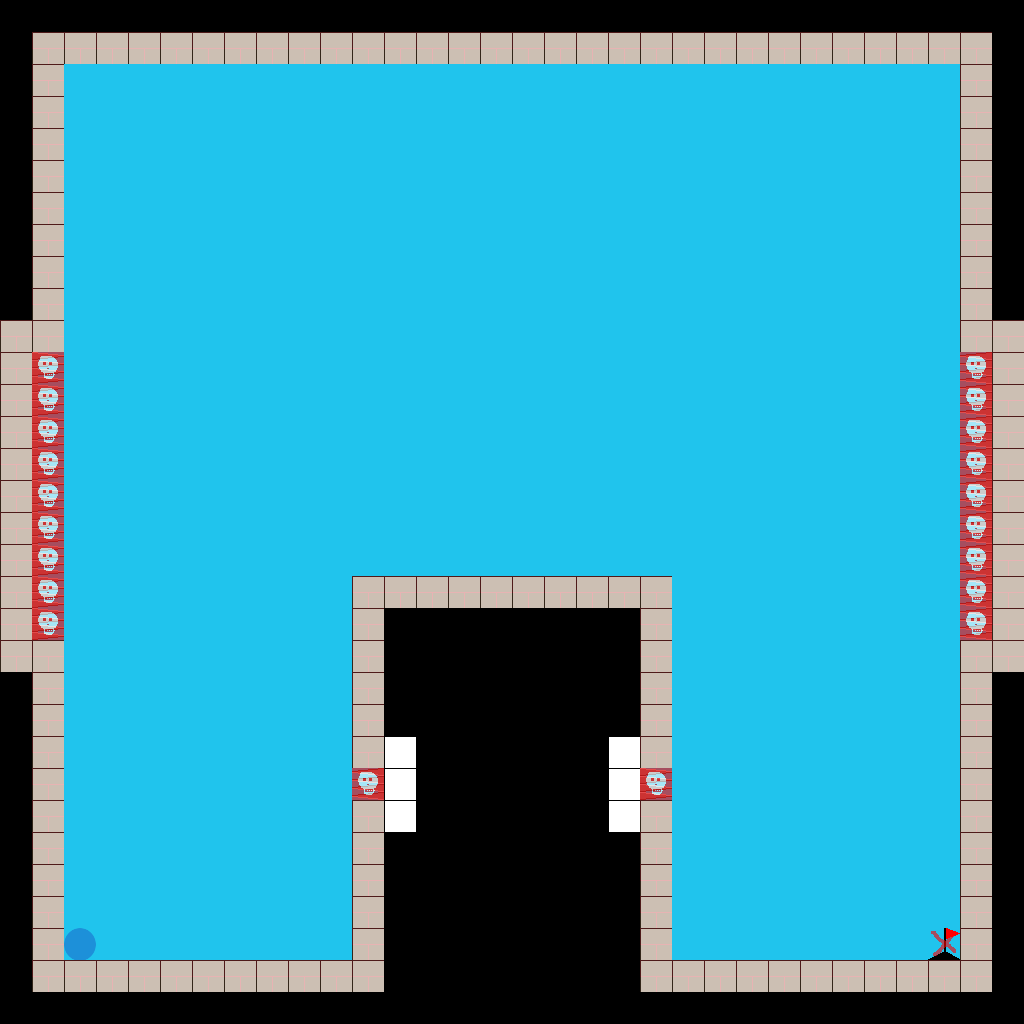

Tiled map render using the project's own tile images. Description and the whole map definition, tile-layer contents included, below:
An orthogonal 32x32 tile map with 32x32 px tiles, 2 tile layers (mapa, geometria).

<map version="1.0" orientation="orthogonal" width="32" height="32" tilewidth="32" tileheight="32">
 <tileset firstgid="1" name="tileset" tilewidth="32" tileheight="32">
  <image source="../gfx/tileset.png" width="256" height="256" />
 </tileset>
 <layer name="mapa" width="32" height="32">
  <data encoding="csv">
0,0,0,0,0,0,0,0,0,0,0,0,0,0,0,0,0,0,0,0,0,0,0,0,0,0,0,0,0,0,0,0,
0,2,2,2,2,2,2,2,2,2,2,2,2,2,2,2,2,2,2,2,2,2,2,2,2,2,2,2,2,2,2,0,
0,2,1,1,1,1,1,1,1,1,1,1,1,1,1,1,1,1,1,1,1,1,1,1,1,1,1,1,1,1,2,0,
0,2,1,1,1,1,1,1,1,1,1,1,1,1,1,1,1,1,1,1,1,1,1,1,1,1,1,1,1,1,2,0,
0,2,1,1,1,1,1,1,1,1,1,1,1,1,1,1,1,1,1,1,1,1,1,1,1,1,1,1,1,1,2,0,
0,2,1,1,1,1,1,1,1,1,1,1,1,1,1,1,1,1,1,1,1,1,1,1,1,1,1,1,1,1,2,0,
0,2,1,1,1,1,1,1,1,1,1,1,1,1,1,1,1,1,1,1,1,1,1,1,1,1,1,1,1,1,2,0,
0,2,1,1,1,1,1,1,1,1,1,1,1,1,1,1,1,1,1,1,1,1,1,1,1,1,1,1,1,1,2,0,
0,2,1,1,1,1,1,1,1,1,1,1,1,1,1,1,1,1,1,1,1,1,1,1,1,1,1,1,1,1,2,0,
0,2,1,1,1,1,1,1,1,1,1,1,1,1,1,1,1,1,1,1,1,1,1,1,1,1,1,1,1,1,2,0,
2,2,1,1,1,1,1,1,1,1,1,1,1,1,1,1,1,1,1,1,1,1,1,1,1,1,1,1,1,1,2,2,
2,8,1,1,1,1,1,1,1,1,1,1,1,1,1,1,1,1,1,1,1,1,1,1,1,1,1,1,1,1,10,2,
2,8,1,1,1,1,1,1,1,1,1,1,1,1,1,1,1,1,1,1,1,1,1,1,1,1,1,1,1,1,10,2,
2,8,1,1,1,1,1,1,1,1,1,1,1,1,1,1,1,1,1,1,1,1,1,1,1,1,1,1,1,1,10,2,
2,8,1,1,1,1,1,1,1,1,1,1,1,1,1,1,1,1,1,1,1,1,1,1,1,1,1,1,1,1,10,2,
2,8,1,1,1,1,1,1,1,1,1,1,1,1,1,1,1,1,1,1,1,1,1,1,1,1,1,1,1,1,10,2,
2,8,1,1,1,1,1,1,1,1,1,1,1,1,1,1,1,1,1,1,1,1,1,1,1,1,1,1,1,1,10,2,
2,8,1,1,1,1,1,1,1,1,1,1,1,1,1,1,1,1,1,1,1,1,1,1,1,1,1,1,1,1,10,2,
2,8,1,1,1,1,1,1,1,1,1,2,2,2,2,2,2,2,2,2,2,1,1,1,1,1,1,1,1,1,10,2,
2,8,1,1,1,1,1,1,1,1,1,2,0,0,0,0,0,0,0,0,2,1,1,1,1,1,1,1,1,1,10,2,
2,2,1,1,1,1,1,1,1,1,1,2,0,0,0,0,0,0,0,0,2,1,1,1,1,1,1,1,1,1,2,2,
0,2,1,1,1,1,1,1,1,1,1,2,0,0,0,0,0,0,0,0,2,1,1,1,1,1,1,1,1,1,2,0,
0,2,1,1,1,1,1,1,1,1,1,2,0,0,0,0,0,0,0,0,2,1,1,1,1,1,1,1,1,1,2,0,
0,2,1,1,1,1,1,1,1,1,1,2,34,0,0,0,0,0,0,34,2,1,1,1,1,1,1,1,1,1,2,0,
0,2,1,1,1,1,1,1,1,1,1,10,34,0,0,0,0,0,0,34,8,1,1,1,1,1,1,1,1,1,2,0,
0,2,1,1,1,1,1,1,1,1,1,2,34,0,0,0,0,0,0,34,2,1,1,1,1,1,1,1,1,1,2,0,
0,2,1,1,1,1,1,1,1,1,1,2,0,0,0,0,0,0,0,0,2,1,1,1,1,1,1,1,1,1,2,0,
0,2,1,1,1,1,1,1,1,1,1,2,0,0,0,0,0,0,0,0,2,1,1,1,1,1,1,1,1,1,2,0,
0,2,1,1,1,1,1,1,1,1,1,2,0,0,0,0,0,0,0,0,2,1,1,1,1,1,1,1,1,1,2,0,
0,2,1,1,1,1,1,1,1,1,1,2,0,0,0,0,0,0,0,0,2,1,1,1,1,1,1,1,1,3,2,0,
0,2,2,2,2,2,2,2,2,2,2,2,0,0,0,0,0,0,0,0,2,2,2,2,2,2,2,2,2,2,2,0,
0,0,0,0,0,0,0,0,0,0,0,0,0,0,0,0,0,0,0,0,0,0,0,0,0,0,0,0,0,0,0,0
</data>
 </layer>
 <layer name="geometria" width="32" height="32" opacity="0.6">
  <data encoding="csv">
0,0,0,0,0,0,0,0,0,0,0,0,0,0,0,0,0,0,0,0,0,0,0,0,0,0,0,0,0,0,0,0,
0,34,34,34,34,34,34,34,34,34,34,34,34,34,34,34,34,34,34,34,34,34,34,34,34,34,34,34,34,34,34,0,
0,34,0,0,0,0,0,0,0,0,0,0,0,0,0,0,0,0,0,0,0,0,0,0,0,0,0,0,0,0,34,0,
0,34,0,0,0,0,0,0,0,0,0,0,0,0,0,0,0,0,0,0,0,0,0,0,0,0,0,0,0,0,34,0,
0,34,0,0,0,0,0,0,0,0,0,0,0,0,0,0,0,0,0,0,0,0,0,0,0,0,0,0,0,0,34,0,
0,34,0,0,0,0,0,0,0,0,0,0,0,0,0,0,0,0,0,0,0,0,0,0,0,0,0,0,0,0,34,0,
0,34,0,0,0,0,0,0,0,0,0,0,0,0,0,0,0,0,0,0,0,0,0,0,0,0,0,0,0,0,34,0,
0,34,0,0,0,0,0,0,0,0,0,0,0,0,0,0,0,0,0,0,0,0,0,0,0,0,0,0,0,0,34,0,
0,34,0,0,0,0,0,0,0,0,0,0,0,0,0,0,0,0,0,0,0,0,0,0,0,0,0,0,0,0,34,0,
0,34,0,0,0,0,0,0,0,0,0,0,0,0,0,0,0,0,0,0,0,0,0,0,0,0,0,0,0,0,34,0,
34,34,0,0,0,0,0,0,0,0,0,0,0,0,0,0,0,0,0,0,0,0,0,0,0,0,0,0,0,0,34,34,
34,36,0,0,0,0,0,0,0,0,0,0,0,0,0,0,0,0,0,0,0,0,0,0,0,0,0,0,0,0,36,34,
34,36,0,0,0,0,0,0,0,0,0,0,0,0,0,0,0,0,0,0,0,0,0,0,0,0,0,0,0,0,36,34,
34,36,0,0,0,0,0,0,0,0,0,0,0,0,0,0,0,0,0,0,0,0,0,0,0,0,0,0,0,0,36,34,
34,36,0,0,0,0,0,0,0,0,0,0,0,0,0,0,0,0,0,0,0,0,0,0,0,0,0,0,0,0,36,34,
34,36,0,0,0,0,0,0,0,0,0,0,0,0,0,0,0,0,0,0,0,0,0,0,0,0,0,0,0,0,36,34,
34,36,0,0,0,0,0,0,0,0,0,0,0,0,0,0,0,0,0,0,0,0,0,0,0,0,0,0,0,0,36,34,
34,36,0,0,0,0,0,0,0,0,0,0,0,0,0,0,0,0,0,0,0,0,0,0,0,0,0,0,0,0,36,34,
34,36,0,0,0,0,0,0,0,0,0,34,34,34,34,34,34,34,34,34,34,0,0,0,0,0,0,0,0,0,36,34,
34,36,0,0,0,0,0,0,0,0,0,34,0,0,0,0,0,0,0,0,34,0,0,0,0,0,0,0,0,0,36,34,
34,34,0,0,0,0,0,0,0,0,0,34,0,0,0,0,0,0,0,0,34,0,0,0,0,0,0,0,0,0,34,34,
0,34,0,0,0,0,0,0,0,0,0,34,0,0,0,0,0,0,0,0,34,0,0,0,0,0,0,0,0,0,34,0,
0,34,0,0,0,0,0,0,0,0,0,34,0,0,0,0,0,0,0,0,34,0,0,0,0,0,0,0,0,0,34,0,
0,34,0,0,0,0,0,0,0,0,0,34,0,0,0,0,0,0,0,0,34,0,0,0,0,0,0,0,0,0,34,0,
0,34,0,0,0,0,0,0,0,0,0,36,0,0,0,0,0,0,0,0,36,0,0,0,0,0,0,0,0,0,34,0,
0,34,0,0,0,0,0,0,0,0,0,34,0,0,0,0,0,0,0,0,34,0,0,0,0,0,0,0,0,0,34,0,
0,34,0,0,0,0,0,0,0,0,0,34,0,0,0,0,0,0,0,0,34,0,0,0,0,0,0,0,0,0,34,0,
0,34,0,0,0,0,0,0,0,0,0,34,0,0,0,0,0,0,0,0,34,0,0,0,0,0,0,0,0,0,34,0,
0,34,0,0,0,0,0,0,0,0,0,34,0,0,0,0,0,0,0,0,34,0,0,0,0,0,0,0,0,0,34,0,
0,34,33,0,0,0,0,0,0,0,0,34,0,0,0,0,0,0,0,0,34,0,0,0,0,0,0,0,0,35,34,0,
0,34,34,34,34,34,34,34,34,34,34,34,0,0,0,0,0,0,0,0,34,34,34,34,34,34,34,34,34,34,34,0,
0,0,0,0,0,0,0,0,0,0,0,0,0,0,0,0,0,0,0,0,0,0,0,0,0,0,0,0,0,0,0,0
</data>
 </layer>
</map>